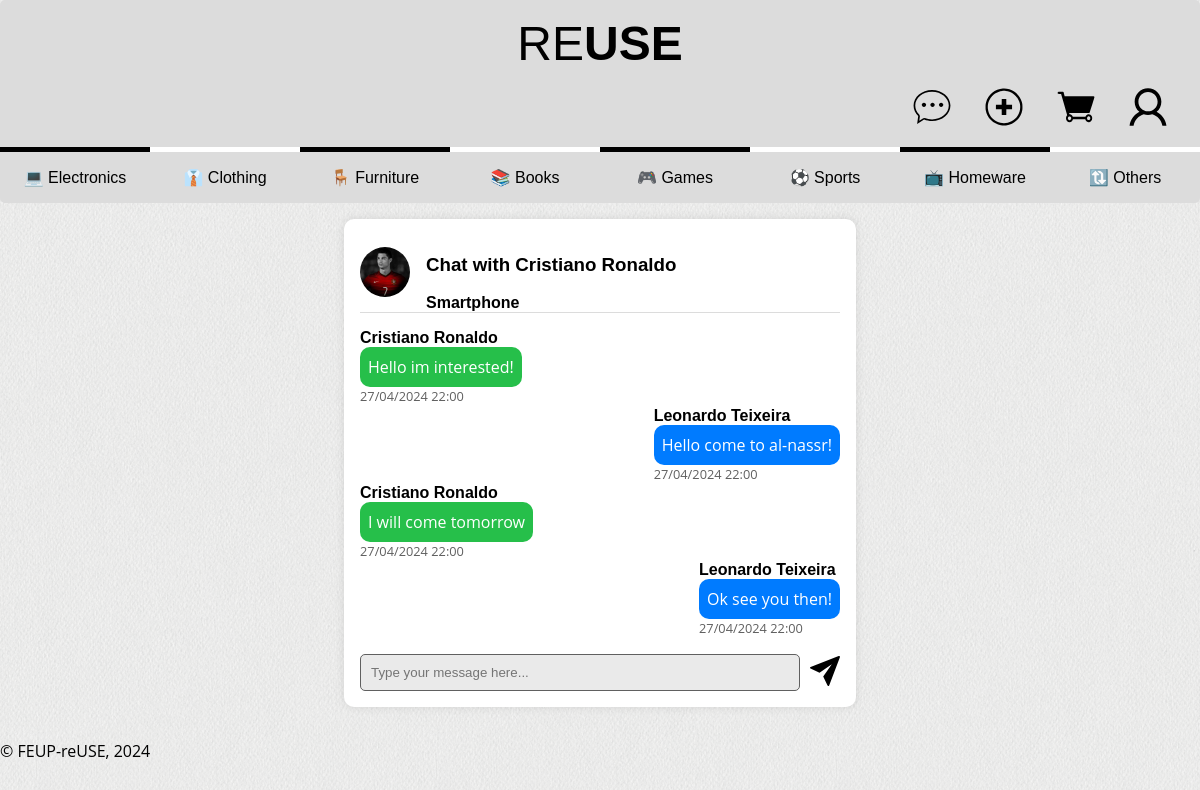
The page /pages/chat_messages.php?otherUserId=2&itemId=1 (signed in) on the database as committed earlier.
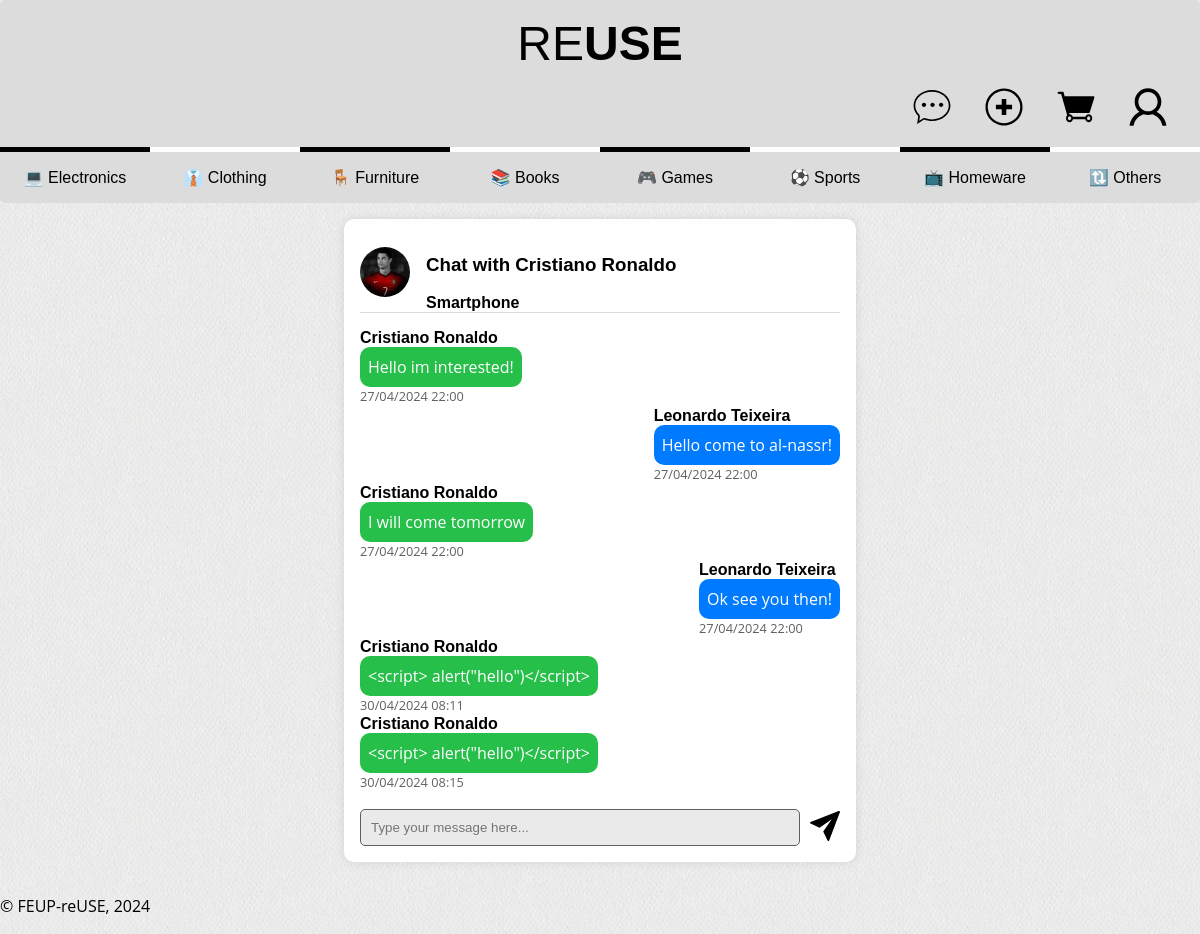
The same page on the database as committed later.
### tables this page shows
CREATE TABLE Categories (
    idCategory INTEGER PRIMARY KEY,
    categoryName TEXT UNIQUE NOT NULL
);

CREATE TABLE Chats (
    idChat INTEGER PRIMARY KEY,
    idSender INTEGER NOT NULL,
    idRecipient INTEGER NOT NULL,
    message TEXT NOT NULL,
    timestamp TIMESTAMP DEFAULT CURRENT_TIMESTAMP,
    idItem INTEGER NOT NULL,
    FOREIGN KEY (idSender) REFERENCES Users(idUser),
    FOREIGN KEY (idRecipient) REFERENCES Users(idUser),
    FOREIGN KEY (idItem) REFERENCES Items(idItem)
);

CREATE TABLE Users (
    idUser INTEGER PRIMARY KEY,
    name TEXT NOT NULL,
    username TEXT UNIQUE NOT NULL,
    password TEXT NOT NULL,
    email TEXT UNIQUE NOT NULL,
    isAdmin BOOLEAN NOT NULL DEFAULT 0
);

### database/category.class.php (called while the page is built, shortened)
<?php
class Category {
    public function __construct(int $idCategory, string $categoryName) {
        $this->idCategory = $idCategory;
        $this->categoryName = $categoryName;
    }
    static function getCategories(PDO $db): array {
        try {
            $stmt = $db->prepare('SELECT * FROM Categories');
            $stmt->execute();
            $categories = array();
            while ($category = $stmt->fetch()) {
                $categories[] = new Category(
                    $category['idCategory'],
                    $category['categoryName']
                );
            }
            return $categories;
        } catch (PDOException $e) {
            echo "Error fetching categories: " . $e->getMessage();
            return array();
        }
    }
}
?>

### utils/session.php (called while the page is built, shortened)
<?php
  class Session {
    public function getId() : ?int {
      return isset($_SESSION['id']) ? $_SESSION['id'] : null;
    }
  }
?>

### database/chats.class.php (called while the page is built, shortened)
<?php
require_once 'users.class.php';
class Chat {
    public static function getChatByUserAndItem($db, $userId, $otherUserId, $itemId) {
        $query = "SELECT * FROM Chats WHERE ((idSender = ? AND idRecipient = ?) OR (idSender = ? AND idRecipient = ?)) AND idItem = ?";
        $stmt = $db->prepare($query);
        $stmt->execute(array($userId, $otherUserId, $otherUserId, $userId, $itemId));
        return $stmt->fetchAll();
    }
}
?>

### database/users.class.php (called while the page is built, shortened)
<?php
class User {
    public function __construct(int $idUser, string $name, string $username, string $password, string $email, bool $isAdmin) {
        $this->name = $name;
    }
    public static function getUserById(PDO $db, int $idUser): ?User {
        $stmt = $db->prepare('SELECT * FROM Users WHERE idUser = ?');
        $stmt->execute([$idUser]);
        $user = $stmt->fetch();
        return new User($user['idUser'], $user['name'], $user['username'], $user['password'], $user['email'], (bool) $user['isAdmin']);
    }
}
?>

### pages/chat_messages.php (the view, shortened to what the changed rows need)
<?php
require_once(__DIR__ . '/../utils/session.php');
$session = new Session();
require_once(__DIR__ . '/../database/connection.db.php');
require_once(__DIR__ . '/../database/category.class.php');
require_once(__DIR__ . '/../database/item.class.php');
require_once(__DIR__ . '/../database/users.class.php');
require_once(__DIR__ . '/../database/chats.class.php');
require_once(__DIR__ . '/../templates/common.tpl.php');
$db = getDatabaseConnection();
$categories = Category::getCategories($db);
drawHeader($session);
drawCategories($categories);
$userId = $session->getId();
$otherUserId = $_GET['otherUserId'];
$itemId = $_GET['itemId'];
$chats = Chat::getChatByUserAndItem($db, (int)$userId, (int)$otherUserId, (int)$itemId);
?>
<section class="chat">
        <?php foreach ($chats as $chat) { ?>
            <div class="message_<?php echo $chat['idSender'] === $userId ? 'outgoing' : 'incoming'; ?>">
                <h4><?= htmlspecialchars(User::getUserById($db, $chat['idSender'])->name) ?></h4>
                <p class="message_content"><?= htmlspecialchars($chat['message']) ?></p>
                <p class="hint"><?= htmlspecialchars(date('d/m/Y H:i', strtotime($chat['timestamp']))) ?></p>
            </div>
        <?php } ?>
</section>
<?php drawFooter(); ?>

### templates/common.tpl.php (shortened to what the changed rows need)
<?php function drawHeader($session) { ?>
  <!DOCTYPE html>
  <html lang="en">
    <head>
      <link rel="stylesheet" href="../css/style.css">
      <link rel="stylesheet" href="../css/layout.css">
      <link rel="stylesheet" href="../css/responsive.css">
    </head>
    <body>
      <header>
        <h1>
            <a href="../pages/index.php">RE<strong>USE</strong></a>
        </h1>
      </header>
<?php } ?>
<?php function drawCategories($categories) { ?>
    <nav id="menu">
        <ul>
            <?php foreach ($categories as $category) { ?>
                <li><a href="../pages/index.php?category=<?= $category->idCategory ?>"><?= $category->categoryName ?></a></li>
            <?php } ?>
        </ul>
    </nav>
<?php } ?>
<?php function drawFooter() { ?>
  </body>
</html>
<?php } ?>

Rows that differ between the two databases and show on the page:
added chats: idSender.isAdmin "Cristiano Ronaldo", message "<script> alert(\"hello\")</script>", timestamp "30/04/2024 08:11"
added chats: idSender.isAdmin "Cristiano Ronaldo", message "<script> alert(\"hello\")</script>", timestamp "30/04/2024 08:15"
